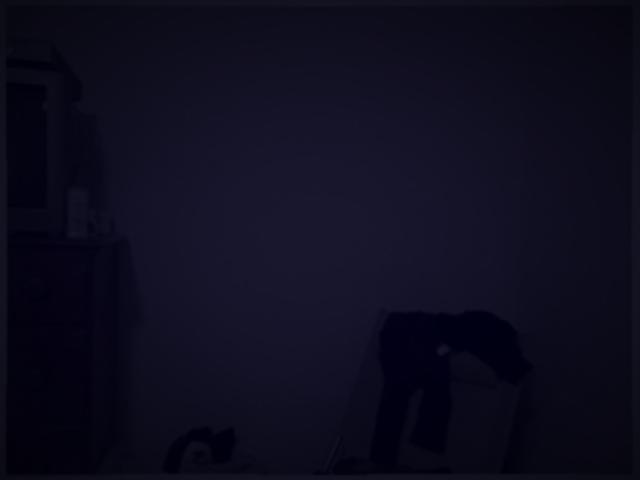
#> input picture dataset/test/images/100.jpg, 640 x 480 px
$ python -i darken_img.py   (imports and definitions only)
#> lines starting #> are read from the running program, lines starting #| are printed output that depends on the picture
from PIL import Image, ImageEnhance, ImageFilter
import cv2
import numpy as np
import os

# Load image
def add_darkness_effect(path_to_img):
#> called with path_to_img = 'dataset/test/images/100.jpg'
    assert os.path.exists(path_to_img)
    img = Image.open(path_to_img)
#> img is the input picture: PIL image 640x480 RGB; mean R, G, B 13.9, 12.6, 29.8

    # Step 1: Aggressively reduce brightness
    enhancer = ImageEnhance.Brightness(img)
    img_dark = enhancer.enhance(0.2)  # Deeper darkness
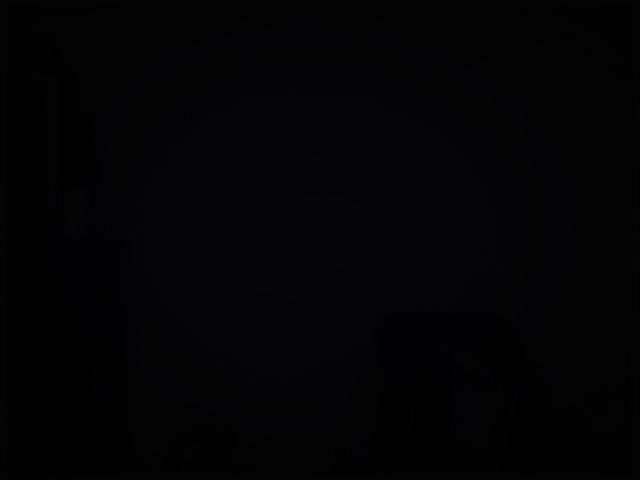
#> img_dark: PIL image 640x480 RGB; mean R, G, B 2.36, 2.13, 5.55

    # Step 2: Slightly desaturate (colors are less vibrant at night)
    enhancer = ImageEnhance.Color(img_dark)
    img_dark = enhancer.enhance(0.35)

    # Step 3: Add strong blue tint to simulate moonlight/night tone
    img_np = np.array(img_dark)
    blue_tint = np.full_like(img_np, [0, 0, 40])
    img_tinted = cv2.add(img_np, blue_tint)
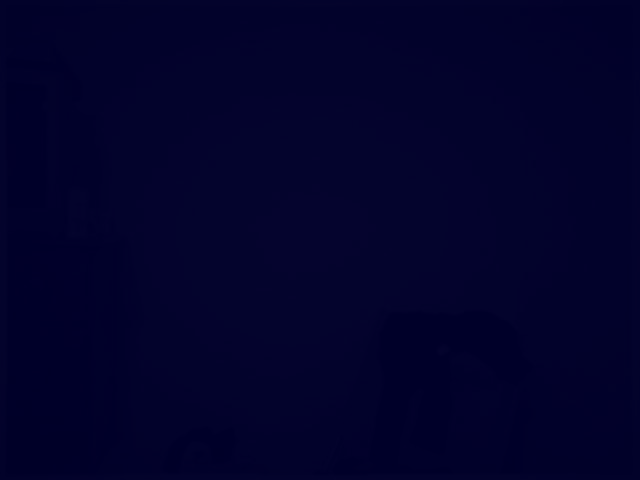
#> img_tinted: shape (480, 640, 3); mean R, G, B 2.4, 2.1, 43.2

    # Step 4: Simulate limited visibility with a vignette (darken edges)
    rows, cols = img_tinted.shape[:2]
#> rows = 480; cols = 640
    X_resultant_kernel = cv2.getGaussianKernel(cols, cols/2)
    Y_resultant_kernel = cv2.getGaussianKernel(rows, rows/2)
    vignette = Y_resultant_kernel * X_resultant_kernel.T
    mask = 255 * vignette / np.linalg.norm(vignette)
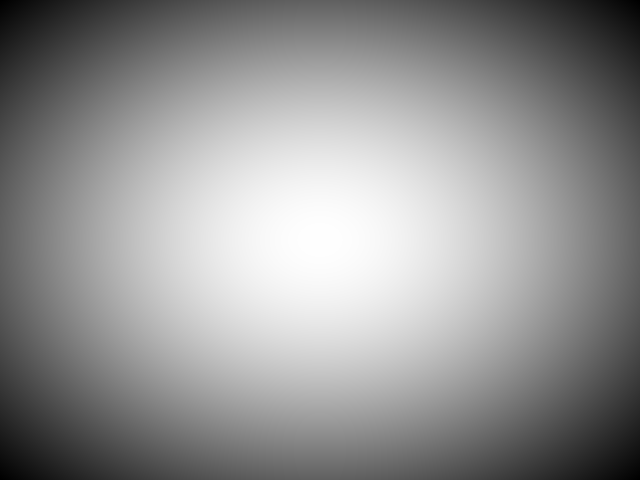
#> vignette: shape (480, 640) float64; min 1.64e-06, max 4.45e-06, mean 3.26e-06; drawn with min black and max white
    for i in range(3):
        img_tinted[:,:,i] = img_tinted[:,:,i] * mask

    # Step 5 (Optional): Blur background slightly (to simulate darkness haze)
    blurred = cv2.GaussianBlur(img_tinted, (5,5), 0)

    # Save output
    return Image.fromarray(blurred.astype('uint8')) # .save("night_output.jpg")

>>> result = add_darkness_effect('dataset/test/images/100.jpg')
